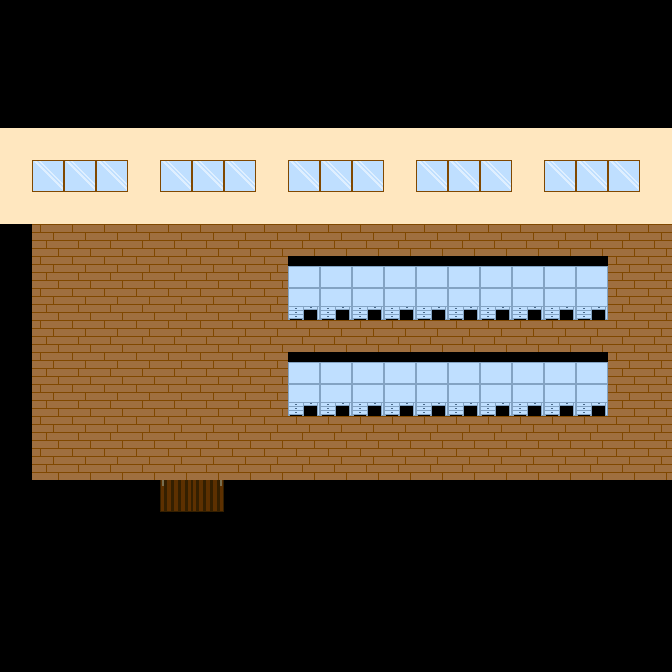

A level layout from a 2D game, rendered from its tile map. Below: a short description, then the map file with its tile-grid data intact:
An orthogonal 21x21 tile map with 32x32 px tiles, 1 tile layer (タイルレイヤー1).

<map version="1.10" tiledversion="1.11.2" orientation="orthogonal" renderorder="right-down" width="21" height="21" tilewidth="32" tileheight="32" infinite="0" nextlayerid="2" nextobjectid="1">
 <editorsettings>
  <export target="teachers1.csv" format="csv" />
 </editorsettings>
 <tileset firstgid="1" source="map_img.tsx" />
 <layer id="1" name="タイルレイヤー1" width="21" height="21">
  <data encoding="csv">
1,1,1,1,1,1,1,1,1,1,1,1,1,1,1,1,1,1,1,1,1,
1,1,1,1,1,1,1,1,1,1,1,1,1,1,1,1,1,1,1,1,1,
1,1,1,1,1,1,1,1,1,1,1,1,1,1,1,1,1,1,1,1,1,
1,1,1,1,1,1,1,1,1,1,1,1,1,1,1,1,1,1,1,1,1,
4,4,4,4,4,4,4,4,4,4,4,4,4,4,4,4,4,4,4,4,4,
4,6,6,6,4,6,6,6,4,6,6,6,4,6,6,6,4,6,6,6,4,
4,4,4,4,4,4,4,4,4,4,4,4,4,4,4,4,4,4,4,4,4,
1,2,2,2,2,2,2,2,2,2,2,2,2,2,2,2,2,2,2,2,2,
1,2,2,2,2,2,2,2,2,28,28,28,28,28,28,28,28,28,28,2,2,
1,2,2,2,2,2,2,2,2,27,27,27,27,27,27,27,27,27,27,2,2,
1,2,2,2,2,2,2,2,2,2,2,2,2,2,2,2,2,2,2,2,2,
1,2,2,2,2,2,2,2,2,28,28,28,28,28,28,28,28,28,28,2,2,
1,2,2,2,2,2,2,2,2,27,27,27,27,27,27,27,27,27,27,2,2,
1,2,2,2,2,2,2,2,2,2,2,2,2,2,2,2,2,2,2,2,2,
1,2,2,2,2,2,2,2,2,2,2,2,2,2,2,2,2,2,2,2,2,
1,1,1,1,1,12,13,1,1,1,1,1,1,1,1,1,1,1,1,1,1,
1,1,1,1,1,1,1,1,1,1,1,1,1,1,1,1,1,1,1,1,1,
1,1,1,1,1,1,1,1,1,1,1,1,1,1,1,1,1,1,1,1,1,
1,1,1,1,1,1,1,1,1,1,1,1,1,1,1,1,1,1,1,1,1,
1,1,1,1,1,1,1,1,1,1,1,1,1,1,1,1,1,1,1,1,1,
1,1,1,1,1,1,1,1,1,1,1,1,1,1,1,1,1,1,1,1,1
</data>
 </layer>
</map>
